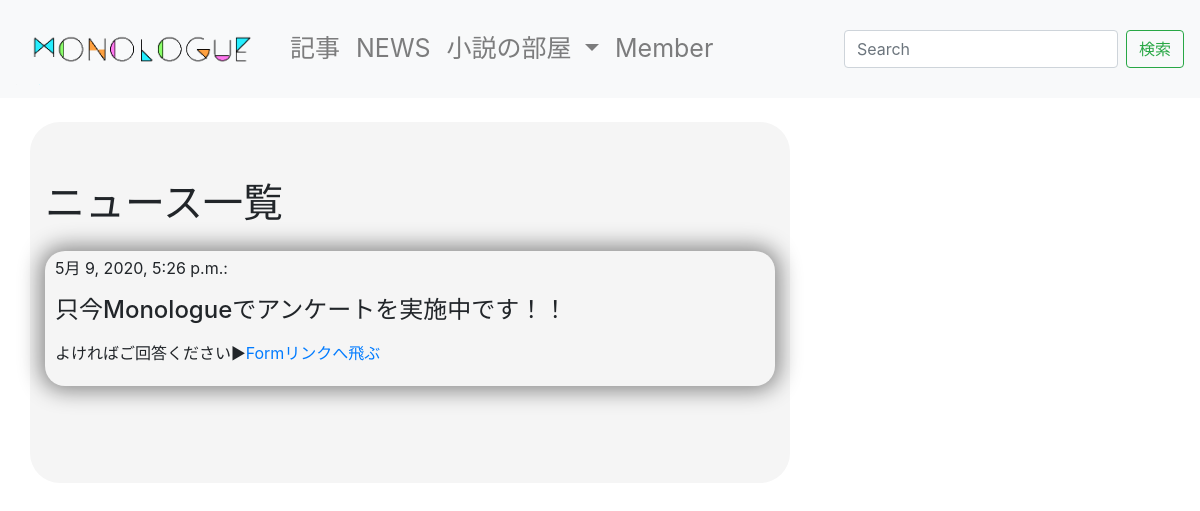
The page /news/ on the database as committed earlier.
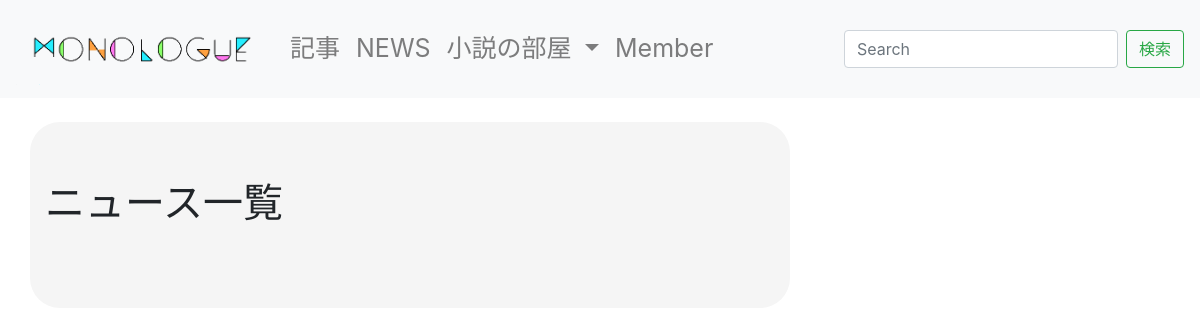
The same page on the database as committed later.
### blog/models.py (models this page shows, shortened)
class New(models.Model):
    title = models.CharField(max_length=255)
    text = MDTextField()
    created_at = models.DateTimeField(auto_now_add=True)
    def get_markdown_text_as_html2(self):
        return markdown(self.text)

### blog/views.py (the view)
# urls.py: path('news/', NewsView.as_view(), name='news'),
class NewsView(TemplateView):
    template_name = 'blog/news.html'
    paginate_by = 10
    def get(self, request, *args, **kwargs):
        context = {
            'news_list': New.objects.all().order_by('-created_at')
        }
        return self.render_to_response(context)

### dbsite/context_processors.py (called while the page is built)
def common(request):
    context = {
        'categories': Category.objects.annotate(
            num_posts=Count('post', filter=Q(post__is_public=True))),
        'tags': Tag.objects.annotate(
            num_posts=Count('post', filter=Q(post__is_public=True))),
    }
    return context

### blog/templates/blog/news.html (shortened to what this page needs)
{% extends "base.html" %}
{% block content %}
<div class="container">
  <div class="row">
    <main class="col-md-8">
      <h1 class="mb-4">ニュース一覧</h1>
      <div>
        {% for news in news_list %}
        <div class="news-outer">
          <p>{{ news.created_at }}: </p>
          <h4>{{ news.title }}</h4>
          <p>{{ news.get_markdown_text_as_html2|safe }}</p>
        </div>
        {% endfor %}
      </div>
    </main>
  </div>
</div>
{% endblock %}

Rows that differ between the two databases and show on the page:
removed New: created_at "5月 9, 2020, 5:26 p.m.", title "只今Monologueでアンケートを実施中です！！", get_markdown_text_as_html2 "よければご回答ください▶︎ Formリンクへ飛ぶ"
